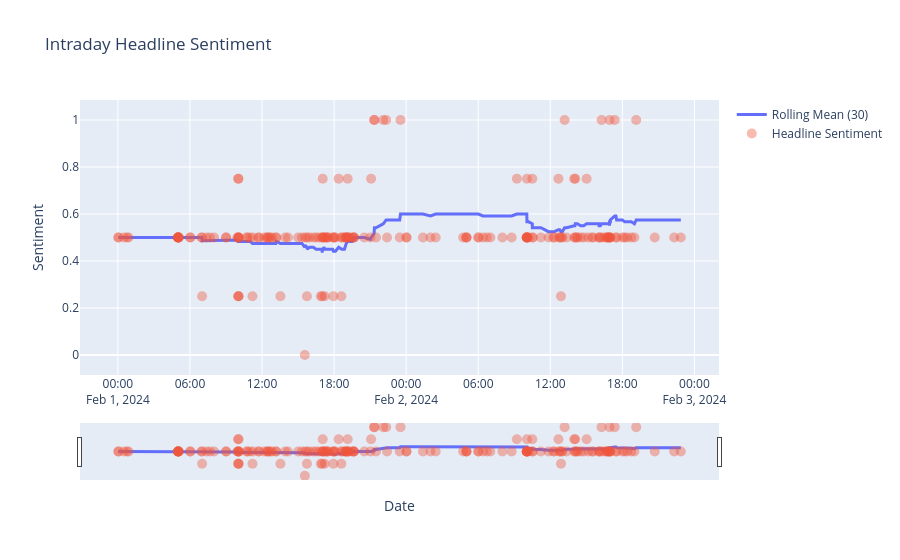

Write notebook code for a chart like this one.
### Markdown cell above
### Intraday Sentiment

### Code cell
# Adjust this window to explore any narrow date range
INTRADAY_START = "2024-02-01"
INTRADAY_END   = "2024-02-03"

window_df  = df[
    (df["date"] >= INTRADAY_START) & (df["date"] <= INTRADAY_END)
].sort_values("date")

if window_df.empty:
    print("No data for the selected intraday window. Adjust INTRADAY_START / INTRADAY_END.")
else:
    rolling_30 = window_df["sentiment"].rolling(window=30, min_periods=1).mean()

    fig = go.Figure()
    fig.add_trace(go.Scatter(
        x=window_df["date"], y=rolling_30,
        mode="lines", line=dict(width=3), name="Rolling Mean (30)",
    ))
    fig.add_trace(go.Scatter(
        x=window_df["date"], y=window_df["sentiment"],
        mode="markers", marker=dict(size=10, opacity=0.4), name="Headline Sentiment",
        text=window_df.index,
        hovertemplate="Index: %{text}<br>Date: %{x}<br>",
    ))
    fig.update_layout(
        title="Intraday Headline Sentiment",
        xaxis_title="Date", yaxis_title="Sentiment",
        hovermode="closest",
    )
    fig.update_xaxes(rangeslider_visible=True, showspikes=True)
    fig.update_yaxes(showspikes=True)
    fig.show()

### Figure 1 — Plotly figure (JSON) as saved in the notebook; plotly's stock layout.template omitted (floating-point values rounded to 4 significant figures; data arrays with more than 128 entries replaced by an {"elided": "..."} marker saying what was removed)
{"data": [{"line": {"width": 3}, "mode": "lines", "name": "Rolling Mean (30)", "type": "scatter", "x": {"elided": "183 str values"}, "y": {"elided": "183 float values"}}, {"hovertemplate": "Index: %{text}<br>Date: %{x}<br>", "marker": {"opacity": 0.4, "size": 10}, "mode": "markers", "name": "Headline Sentiment", "text": {"elided": "183 float values"}, "type": "scatter", "x": {"elided": "183 str values"}, "y": {"elided": "183 float values"}}], "layout": {"hovermode": "closest", "title": {"text": "Intraday Headline Sentiment"}, "xaxis": {"rangeslider": {"visible": true}, "showspikes": true, "title": {"text": "Date"}}, "yaxis": {"showspikes": true, "title": {"text": "Sentiment"}}}}
